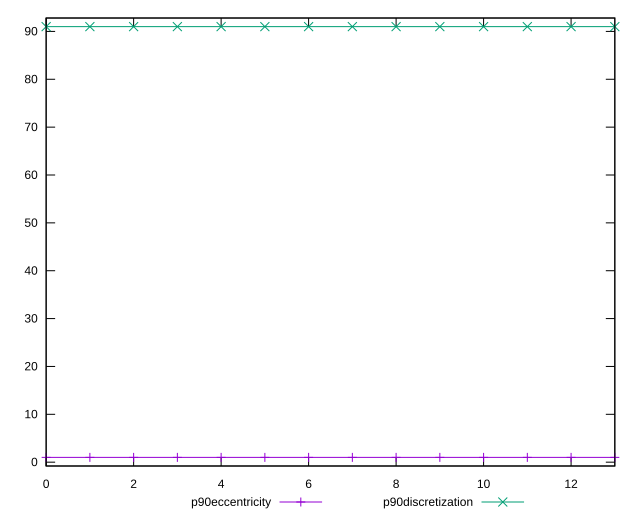

gnuplot code for this plot:
reset

$p90Eccentricity <<EOF
0 1
1 1
2 1
3 1
4 1
5 1
6 1
7 1
8 1
9 1
10 1
11 1
12 1
13 1
EOF

$p90Discretization <<EOF
0 91
1 91
2 91
3 91
4 91
5 91
6 91
7 91
8 91
9 91
10 91
11 91
12 91
13 91
EOF

set key outside below
set xrange [0:13]
set yrange [-0.8:92.8]
set trange [-0.8:92.8]
set terminal svg size 640, 520 enhanced background rgb 'white'
set output "report_00008_2021-01-22T20:58:29.167/estimated-input-latency/progression/eccentricity.svg"

plot $p90Eccentricity title "p90eccentricity" with linespoints, \
     $p90Discretization title "p90discretization" with linespoints

reset
